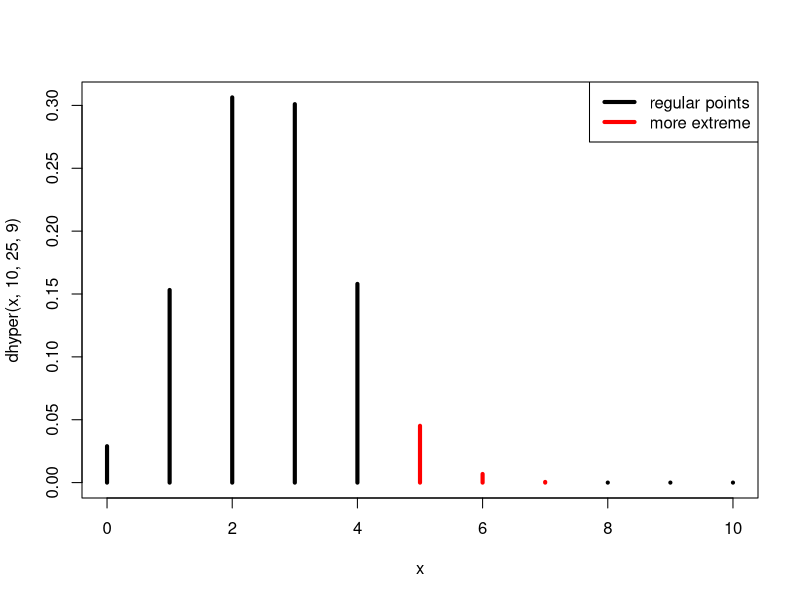
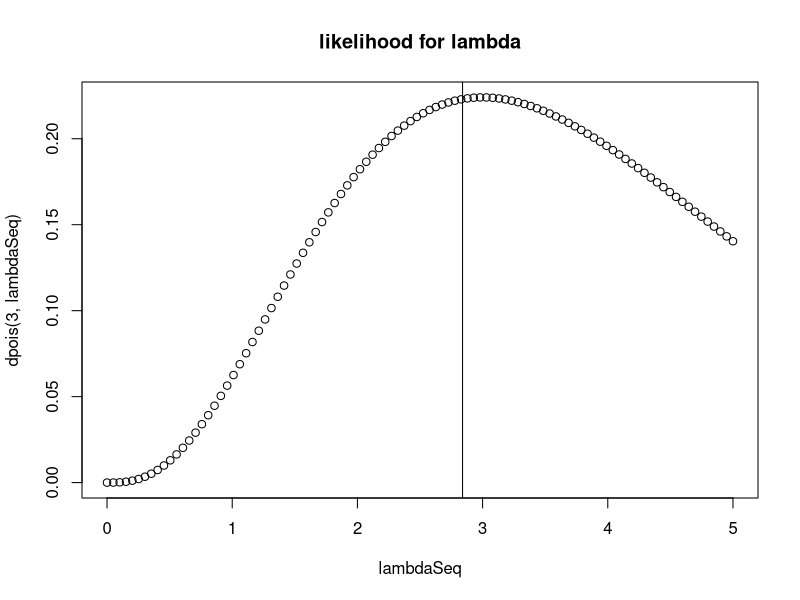
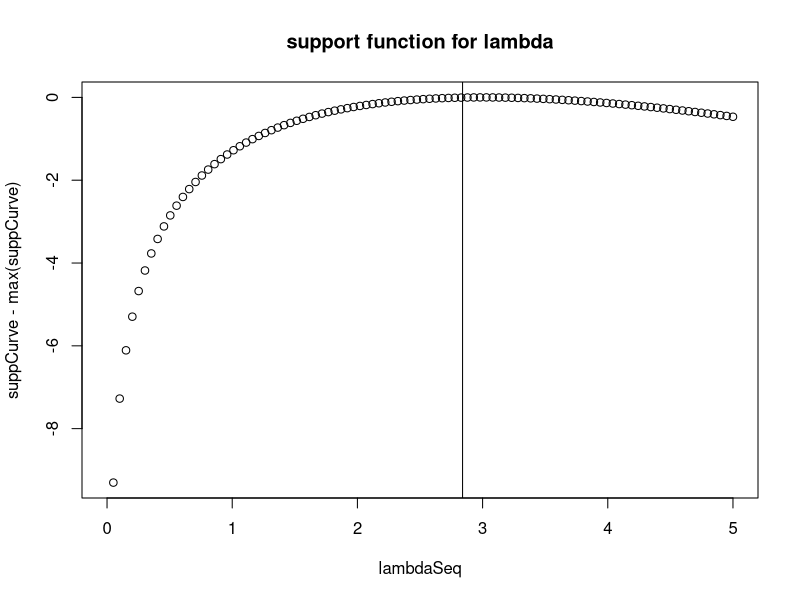
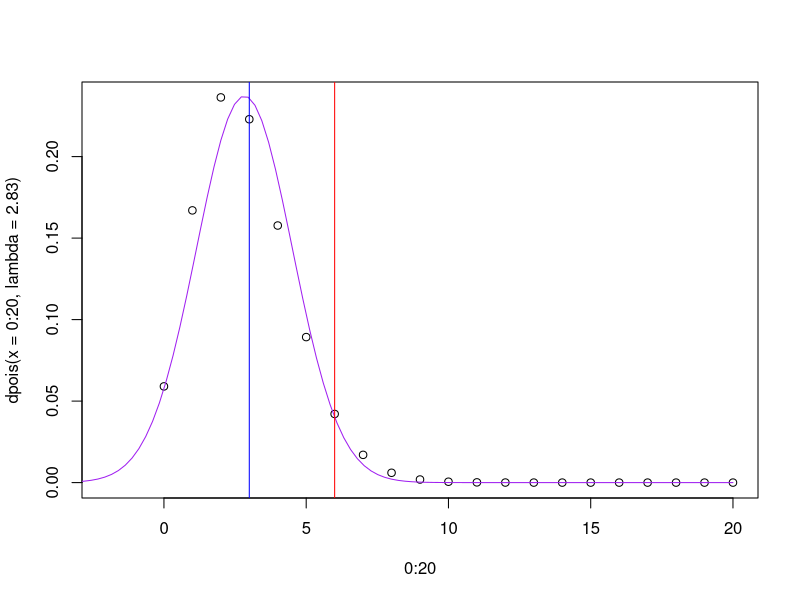

Here is the R script that generated these plots, in order:
## ---- chunk 1

print("Portfolio Assignment")


## ---- chunk 2

myData <- read.csv('./data/sleepCoffeeProductivity.csv')

cat("Is data a dataframe: ", is.data.frame(myData), "\n")
cat("Dataset Contains: ", ncol(myData), " Attributes\n")
cat("Dataset Contains: ", nrow(myData), " Instances")


## ---- chunk 3
print("Preliminary Eyeball Data: ")
cat("Max Morning Productivity: ", max(myData$Day.Productivity), "\n")
cat("Mean Morning Productivity: ", mean(myData$Day.Productivity), "\n\n")

cat("Max Night Productivity: ", max(myData$Night.Time.Productivity), "\n")
cat("Mean Night Productivity: ", mean(myData$Night.Time.Productivity))


## ---- chunk 4

t.test(myData$Day.Productivity, myData$Night.Time.Productivity, paired=TRUE)


## ---- chunk 5

addictP <- sum(dhyper(4:10, 10,25,9))

cat("Our P value to test for addiction is: ", addictP, " Our p value is: ", addictP*100, "%")

## ---- chunk 6


#Verify
x <- 0:10
plot(x, dhyper(x,10,25,9),type='h',lwd=4,col=c(rep("black",5),rep("red",3)))
legend("topright",lwd=4, col=c("black","red"),legend=c("regular points","more extreme"))


## ---- chunk 7

addictMatrix <- matrix(c(4,6,5,20),2,2,byrow=TRUE)
dimnames(addictMatrix) <- list (week=c("End","Day"),  drinkingHabit=c("Abuse","Normal") )
addictMatrix

fisher.test(addictMatrix, alternative="greater")

## ---- chunk 8

lambda <- mean(myData$Total.Daily.Productivity)


## ---- chunk 9

lambdaSeq <- seq(from = 0, to = 5 , len = 100)
plot(lambdaSeq, dpois(3,lambdaSeq), main = "likelihood for lambda")
abline(v = lambda )

## ---- chunk 10

suppCurve <- dpois(3, lambdaSeq, log = TRUE)
plot(lambdaSeq,suppCurve-max(suppCurve),main='support function for lambda')
abline(v=lambda)


## ---- chunk 11

critcalObs <- qpois(0.95, lambda ) 
pVal <- ppois(critcalObs,lambda ) 


plot(0:20, dpois( x=0:20, lambda=2.83 ), xlim=c(-2,20))
normden <- function(x){dnorm(x, mean=2.83, sd=sqrt(2.83))}
curve(normden, from=-4, to=20, add=TRUE, col="purple")

abline(v=critcalObs, col = "red" ) 
abline(v=3, col = "blue")


## ---- chunk 12
typeof(myData$Sleep.Time)

cat("\n")

myData$Sleep.Time

#max(myData$Sleep.Time)
cat("\n")

sleepTImeCol <- format(as.POSIXct(myData$Sleep.Time,format="%l:%M:%S"),"%H%M%S")
sleepTImeCol

cat("\n")

head(sleepTImeCol)
cat("\n\n\n\n")
tail(sleepTImeCol)

cat("\n")

max(sleepTImeCol)
min(sleepTImeCol)

cat("\n")
# <- as.Date(myData$Sleep.Time)
#test <- as.POSIXlt(as.Date(myData$Sleep.Time))

